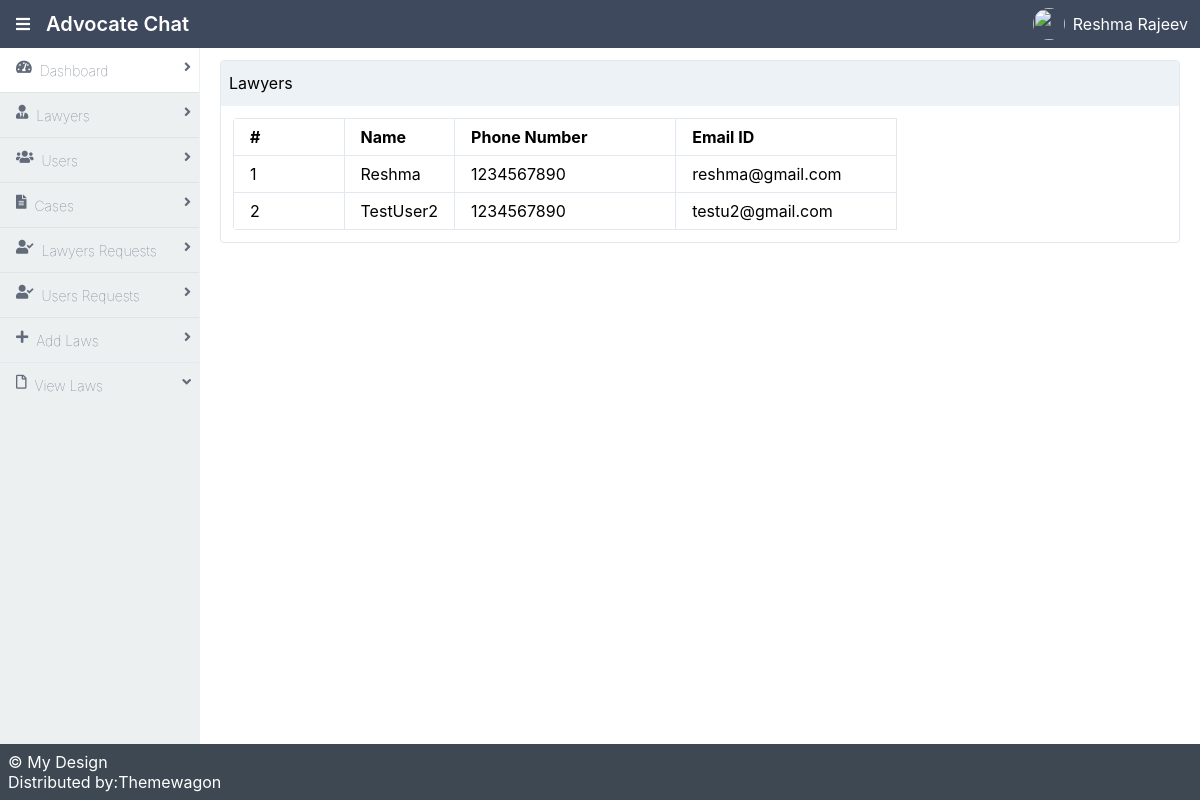
Screenshot of /ViewUsers with the database file from the repository.
### UserApp/models.py (models this page shows)
class UserDB(models.Model):
    name_r = models.CharField(max_length=20)
    phone_r = models.IntegerField()
    email_r = models.CharField(max_length=20)
    pwd_r = models.CharField(max_length=20)
    status_r = models.CharField(max_length=20,default='null')
    reason_r = models.CharField(max_length=20,default='null')

### AdminApp/views.py (the view)
# urls.py: path('ViewUsers', views.ViewUsers, name='ViewUsers')
def ViewUsers(request):
    data = UserDB.objects.filter(status_r='Accepted')
    return render(request,'ViewUsers.html',{'data':data})

### AdminApp/templates/ViewUsers.html (shortened to what this page needs)
{% extends 'Admin.html' %}
            {% block content %}
            <main class="bg-white-500 flex-1 p-3 overflow-hidden">
                <div class="flex flex-col">
                    <div class="flex flex-1  flex-col md:flex-row lg:flex-row mx-2">
                        <div class="mb-2 border-solid border-gray-300 rounded border shadow-sm w-full">
                            <div class="bg-gray-200 px-2 py-3 border-solid border-gray-200 border-b">
                                Lawyers
                            </div>
                            <div class="p-3">
                                <table class="table-responsive w-full rounded">
                                    <thead>
                                      <tr>
                                        <th class="border w-1/6 px-4 py-2">#</th>
                                        <th class="border w-1/6 px-4 py-2">Name</th>
                                        <th class="border w-1/3 px-4 py-2">Phone Number</th>
                                        <th class="border w-1/3 px-4 py-2">Email ID</th>
                                      </tr>
                                    </thead>
                                    <tbody>
                                        {% for i in data %}
                                        <tr>
                                            <td class="border px-4 py-2">{{forloop.counter}}</td>
                                            <td class="border px-4 py-2">{{i.name_r}}</td>
                                            <td class="border px-4 py-2">{{i.phone_r}}</td>
                                            <td class="border px-4 py-2">{{i.email_r}}</td>
                                        </tr>
                                    </tbody>
                                    {% endfor %}
                                </table>
                            </div>
                        </div>
                    </div>
                </div>
            </main>
            {% endblock %}

### rows the page displays
UserDB: name_r "Reshma", phone_r "1234567890", email_r "reshma@gmail.com"
UserDB: name_r "TestUser2", phone_r "1234567890", email_r "testu2@gmail.com"
